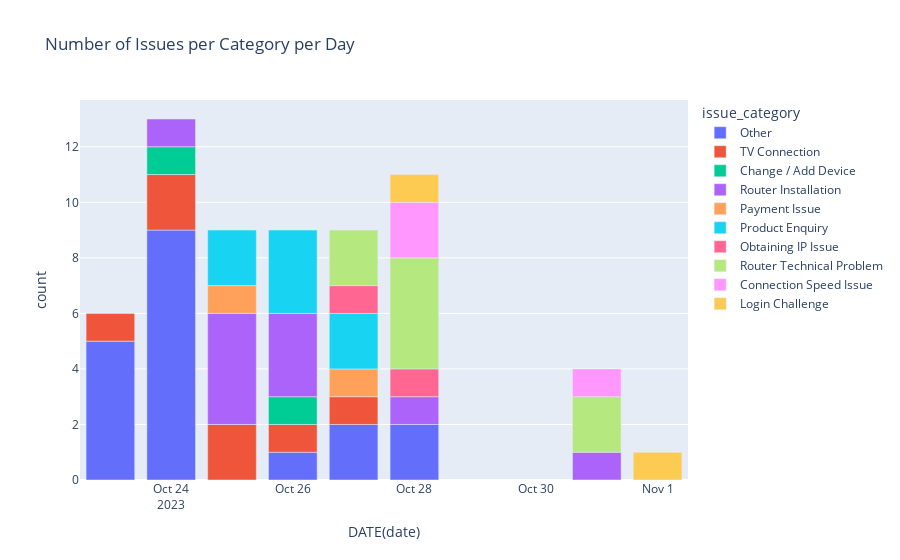

The notebook cell saved with this chart:
### Markdown cell above
#### Plotly

### Code cell
import plotly.express as px

fig = px.bar(df, x='DATE(date)', y='count', color='issue_category', title='Number of Issues per Category per Day')
fig.show()

### Figure 1 — Plotly figure (JSON) as saved in the notebook; plotly's stock layout.template omitted (floating-point values rounded to 4 significant figures)
{"data": [{"alignmentgroup": "True", "hovertemplate": "issue_category=Other<br>DATE(date)=%{x}<br>count=%{y}<extra></extra>", "legendgroup": "Other", "marker": {"color": "#636efa", "pattern": {"shape": ""}}, "name": "Other", "offsetgroup": "Other", "orientation": "v", "showlegend": true, "textposition": "auto", "type": "bar", "x": ["2023-10-23", "2023-10-24", "2023-10-26", "2023-10-27", "2023-10-28"], "xaxis": "x", "y": [5, 9, 1, 2, 2], "yaxis": "y"}, {"alignmentgroup": "True", "hovertemplate": "issue_category=TV Connection<br>DATE(date)=%{x}<br>count=%{y}<extra></extra>", "legendgroup": "TV Connection", "marker": {"color": "#EF553B", "pattern": {"shape": ""}}, "name": "TV Connection", "offsetgroup": "TV Connection", "orientation": "v", "showlegend": true, "textposition": "auto", "type": "bar", "x": ["2023-10-23", "2023-10-24", "2023-10-25", "2023-10-26", "2023-10-27"], "xaxis": "x", "y": [1, 2, 2, 1, 1], "yaxis": "y"}, {"alignmentgroup": "True", "hovertemplate": "issue_category=Change / Add Device<br>DATE(date)=%{x}<br>count=%{y}<extra></extra>", "legendgroup": "Change / Add Device", "marker": {"color": "#00cc96", "pattern": {"shape": ""}}, "name": "Change / Add Device", "offsetgroup": "Change / Add Device", "orientation": "v", "showlegend": true, "textposition": "auto", "type": "bar", "x": ["2023-10-24", "2023-10-26"], "xaxis": "x", "y": [1, 1], "yaxis": "y"}, {"alignmentgroup": "True", "hovertemplate": "issue_category=Router Installation<br>DATE(date)=%{x}<br>count=%{y}<extra></extra>", "legendgroup": "Router Installation", "marker": {"color": "#ab63fa", "pattern": {"shape": ""}}, "name": "Router Installation", "offsetgroup": "Router Installation", "orientation": "v", "showlegend": true, "textposition": "auto", "type": "bar", "x": ["2023-10-24", "2023-10-25", "2023-10-26", "2023-10-28", "2023-10-31"], "xaxis": "x", "y": [1, 4, 3, 1, 1], "yaxis": "y"}, {"alignmentgroup": "True", "hovertemplate": "issue_category=Payment Issue<br>DATE(date)=%{x}<br>count=%{y}<extra></extra>", "legendgroup": "Payment Issue", "marker": {"color": "#FFA15A", "pattern": {"shape": ""}}, "name": "Payment Issue", "offsetgroup": "Payment Issue", "orientation": "v", "showlegend": true, "textposition": "auto", "type": "bar", "x": ["2023-10-25", "2023-10-27"], "xaxis": "x", "y": [1, 1], "yaxis": "y"}, {"alignmentgroup": "True", "hovertemplate": "issue_category=Product Enquiry<br>DATE(date)=%{x}<br>count=%{y}<extra></extra>", "legendgroup": "Product Enquiry", "marker": {"color": "#19d3f3", "pattern": {"shape": ""}}, "name": "Product Enquiry", "offsetgroup": "Product Enquiry", "orientation": "v", "showlegend": true, "textposition": "auto", "type": "bar", "x": ["2023-10-25", "2023-10-26", "2023-10-27"], "xaxis": "x", "y": [2, 3, 2], "yaxis": "y"}, {"alignmentgroup": "True", "hovertemplate": "issue_category=Obtaining IP Issue<br>DATE(date)=%{x}<br>count=%{y}<extra></extra>", "legendgroup": "Obtaining IP Issue", "marker": {"color": "#FF6692", "pattern": {"shape": ""}}, "name": "Obtaining IP Issue", "offsetgroup": "Obtaining IP Issue", "orientation": "v", "showlegend": true, "textposition": "auto", "type": "bar", "x": ["2023-10-27", "2023-10-28"], "xaxis": "x", "y": [1, 1], "yaxis": "y"}, {"alignmentgroup": "True", "hovertemplate": "issue_category=Router Technical Problem<br>DATE(date)=%{x}<br>count=%{y}<extra></extra>", "legendgroup": "Router Technical Problem", "marker": {"color": "#B6E880", "pattern": {"shape": ""}}, "name": "Router Technical Problem", "offsetgroup": "Router Technical Problem", "orientation": "v", "showlegend": true, "textposition": "auto", "type": "bar", "x": ["2023-10-27", "2023-10-28", "2023-10-31"], "xaxis": "x", "y": [2, 4, 2], "yaxis": "y"}, {"alignmentgroup": "True", "hovertemplate": "issue_category=Connection Speed Issue<br>DATE(date)=%{x}<br>count=%{y}<extra></extra>", "legendgroup": "Connection Speed Issue", "marker": {"color": "#FF97FF", "pattern": {"shape": ""}}, "name": "Connection Speed Issue", "offsetgroup": "Connection Speed Issue", "orientation": "v", "showlegend": true, "textposition": "auto", "type": "bar", "x": ["2023-10-28", "2023-10-31"], "xaxis": "x", "y": [2, 1], "yaxis": "y"}, {"alignmentgroup": "True", "hovertemplate": "issue_category=Login Challenge<br>DATE(date)=%{x}<br>count=%{y}<extra></extra>", "legendgroup": "Login Challenge", "marker": {"color": "#FECB52", "pattern": {"shape": ""}}, "name": "Login Challenge", "offsetgroup": "Login Challenge", "orientation": "v", "showlegend": true, "textposition": "auto", "type": "bar", "x": ["2023-10-28", "2023-11-01"], "xaxis": "x", "y": [1, 1], "yaxis": "y"}], "layout": {"barmode": "relative", "legend": {"title": {"text": "issue_category"}, "tracegroupgap": 0}, "title": {"text": "Number of Issues per Category per Day"}, "xaxis": {"anchor": "y", "domain": [0, 1], "title": {"text": "DATE(date)"}}, "yaxis": {"anchor": "x", "domain": [0, 1], "title": {"text": "count"}}}}
